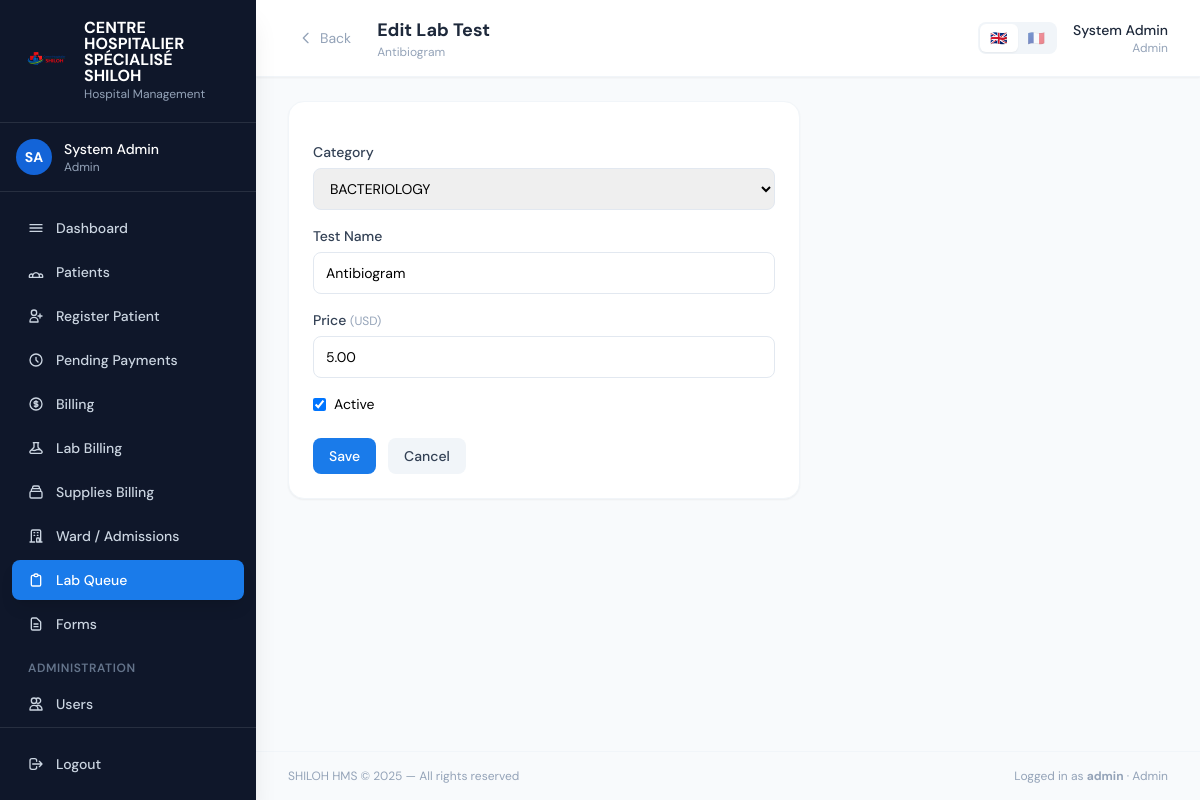
Page /laboratory/catalog/test/136/edit/ (signed in) on the committed database.
### core/models.py (models this page shows, shortened)
class HospitalSettings(models.Model):
    hospital_name = models.CharField(
        max_length=200, default='Hospital',
        help_text="Hospital name shown on receipts and the login page"
    )
    logo = models.ImageField(
        upload_to='hospital_logo/', null=True, blank=True,
        help_text="Logo shown on login page, receipts, and as favicon"
    )
    logo_size = models.CharField(
        max_length=10, choices=LogoSize.choices, default=LogoSize.MEDIUM,
        help_text="Display size of the logo on the login page and sidebar"
    )
    consultation_fee = models.DecimalField(
        max_digits=12, decimal_places=2, default=0,
        help_text="Standard consultation fee in CDF"
    )
    fixed_fee = models.DecimalField(
        max_digits=14, decimal_places=2, default=46136.71,
        help_text="Fixed administrative fee in CDF added to every bill"
    )
    currency = models.CharField(
        max_length=10, default='CDF',
        help_text="Primary currency code or symbol (e.g. CDF, RWF, KES)"
    )
    language = models.CharField(
        max_length=10,
        choices=[('en', 'English'), ('fr', 'Français')],
        default='en',
        help_text="System-wide display language for all users"
    )
    updated_at = models.DateTimeField(auto_now=True)
    updated_by = models.ForeignKey(
        'User', null=True, blank=True, on_delete=models.SET_NULL, related_name='settings_updated'
    )
    class Meta:
        verbose_name = "Hospital Settings"
    @classmethod
    def get(cls):
        obj, _ = cls.objects.get_or_create(pk=1)
        return obj

class User(AbstractUser):
    role = models.CharField(max_length=20, choices=Role.choices, default=Role.RECEPTIONIST)
    specialty = models.CharField(
        max_length=30, choices=Specialty.choices, blank=True, default='',
        help_text="Only applicable for doctors"
    )
    phone = models.CharField(max_length=20, blank=True)
    is_deleted = models.BooleanField(default=False)
    must_change_password = models.BooleanField(default=False)
    preferred_language = models.CharField(
        max_length=5, choices=Language.choices, blank=True, default='',
        help_text="If blank, the hospital's default system language is used."
    )
    created_by = models.ForeignKey(
        'self', null=True, blank=True, on_delete=models.SET_NULL, related_name='created_users'
    )

### laboratory/models.py (models this page shows, shortened)
class LabTest(models.Model):
    category = models.ForeignKey(LabTestCategory, on_delete=models.CASCADE, related_name='tests')
    name = models.CharField(max_length=200)
    default_price = models.DecimalField(max_digits=14, decimal_places=2, default=0)
    is_active = models.BooleanField(default=True)
    created_at = models.DateTimeField(auto_now_add=True)
    class Meta:
        ordering = ['category__order', 'category__name', 'name']
        unique_together = [('category', 'name')]

class LabTestCategory(models.Model):
    name = models.CharField(max_length=120, unique=True)
    order = models.PositiveIntegerField(default=0)
    is_active = models.BooleanField(default=True)
    created_at = models.DateTimeField(auto_now_add=True)
    class Meta:
        ordering = ['order', 'name']
        verbose_name_plural = 'Lab test categories'

### laboratory/views.py (the view, shortened to what this page needs)
# urls.py: path('catalog/test/<int:pk>/edit/', views.lab_test_edit, name='lab_test_edit'),
@admin_required
def lab_test_edit(request, pk):
    t = get_object_or_404(LabTest, pk=pk)
    return render(request, 'laboratory/lab_test_form.html', {'test': t, 'categories': LabTestCategory.objects.all()})

### templates/laboratory/lab_test_form.html (shortened to what this page needs)
{% extends 'base.html' %}
{% load i18n %}
{% block page_title %}Edit Lab Test{% endblock %}
{% block page_subtitle %}{{ test.name }}{% endblock %}
{% block content %}
<div class="max-w-lg">
<div class="card">
  <form method="post" class="space-y-4">
    <div>
      <label class="form-label">Category</label>
      <select name="category" class="form-input">
        {% for c in categories %}<option value="{{ c.pk }}" {% if c.pk == test.category_id %}selected{% endif %}>{{ c.name }}</option>{% endfor %}
      </select>
    </div>
    <div><label class="form-label">Test Name</label><input name="name" required value="{{ test.name }}" class="form-input" /></div>
    <div>
      <label class="form-label">Price <span class="text-xs font-normal text-slate-400">({{ currency }})</span></label>
      <input name="default_price" type="number" step="0.01" min="0" value="{{ test.default_price }}" class="form-input" placeholder="0.00" />
    </div>
    <label class="flex items-center gap-2 text-sm"><input type="checkbox" name="is_active" {% if test.is_active %}checked{% endif %} /> Active</label>
    <div class="flex gap-3 pt-2">
      <button class="btn-primary">Save</button>
      <a href="{% url 'lab_catalog' %}" class="btn-secondary">Cancel</a>
    </div>
  </form>
</div>
</div>
{% endblock %}

### templates/base.html (shortened to what this page needs)
{% load i18n %}<!DOCTYPE html>
<html lang="{{ request.LANGUAGE_CODE|default:'en' }}">
<head>
  <script src="https://cdn.tailwindcss.com"></script>
</head>
<body class="bg-slate-50 min-h-screen flex">
{% if user.is_authenticated %}
<aside class="w-64 h-screen bg-slate-900 flex flex-col fixed top-0 left-0 z-40 shadow-xl overflow-hidden">
  <div class="px-6 py-5 border-b border-white/10">
    <div class="flex items-center gap-3">
      {% if hospital_logo_url %}
      <img src="{{ hospital_logo_url }}" alt="{{ hospital_name }}"
           style="width:{{ logo_size_px }};height:{{ logo_size_px }};max-width:48px;max-height:48px"
           class="object-contain rounded-xl shrink-0" />
      {% endif %}
      <div>
        <div class="text-white font-bold text-base leading-none">{{ hospital_name|upper }}</div>
        <div class="text-slate-400 text-xs mt-0.5">{% trans "Hospital Management" %}</div>
      </div>
    </div>
  </div>
  <div class="px-4 py-4 border-b border-white/10">
    <div class="flex items-center gap-3">
      <div class="w-9 h-9 bg-brand-700 rounded-full flex items-center justify-center text-white text-sm font-bold">
        {{ user.first_name|first|upper }}{{ user.last_name|first|upper }}
      </div>
      <div class="flex-1 min-w-0">
        <div class="text-white text-sm font-medium truncate">{{ user.get_full_name }}</div>
        <div class="text-slate-400 text-xs capitalize">{{ user.get_role_display }}</div>
      </div>
    </div>
  </div>
  <nav class="flex-1 px-3 py-4 space-y-1 overflow-y-auto">
    <a href="{% url 'dashboard' %}" class="sidebar-link {% if request.resolver_match.url_name == 'dashboard' %}active{% endif %}">
      <svg class="w-4 h-4" fill="none" viewBox="0 0 24 24" stroke="currentColor"><path stroke-linecap="round" stroke-linejoin="round" stroke-width="2" d="M3 7h18M3 12h18M3 17h18"/></svg>
      {% trans "Dashboard" %}
    </a>
    {% if user.role != 'accountant' and user.role != 'lab_technician' %}
    <a href="{% url 'patient_list' %}" class="sidebar-link {% if 'patient' in request.resolver_match.url_name %}active{% endif %}">
      {% trans "Patients" %}
    </a>
    {% endif %}
    {% if user.role == 'receptionist' or user.role == 'admin' %}
    <a href="{% url 'patient_register' %}" class="sidebar-link {% if request.resolver_match.url_name == 'patient_register' %}active{% endif %}">
      <svg class="w-4 h-4" fill="none" viewBox="0 0 24 24" stroke="currentColor"><path stroke-linecap="round" stroke-linejoin="round" stroke-width="2" d="M18 9v3m0 0v3m0-3h3m-3 0h-3m-2-5a4 4 0 11-8 0 4 4 0 018 0zM3 20a6 6 0 0112 0v1H3v-1z"/></svg>
      {% trans "Register Patient" %}
    </a>
    {% endif %}
    {% if user.role == 'accountant' or user.role == 'admin' %}
    <a href="{% url 'pending_billing_list' %}" class="sidebar-link {% if 'pending_billing' in request.resolver_match.url_name %}active{% endif %}">
      <svg class="w-4 h-4" fill="none" viewBox="0 0 24 24" stroke="currentColor"><path stroke-linecap="round" stroke-linejoin="round" stroke-width="2" d="M12 8v4l3 3m6-3a9 9 0 11-18 0 9 9 0 0118 0z"/></svg>
      {% trans "Pending Payments" %}
    </a>
    <a href="{% url 'billing_dashboard' %}" class="sidebar-link {% if 'billing_dashboard' == request.resolver_match.url_name or 'payment' in request.resolver_match.url_name %}active{% endif %}">
      {% trans "Billing" %}
    </a>
    <a href="{% url 'lab_billing_list' %}" class="sidebar-link {% if 'lab_billing' in request.resolver_match.url_name or 'lab_payment' in request.resolver_match.url_name %}active{% endif %}">
      {% trans "Lab Billing" %}
    </a>
    <a href="{% url 'supplies_billing_list' %}" class="sidebar-link {% if 'supplies_billing' in request.resolver_match.url_name %}active{% endif %}">
      <svg class="w-4 h-4" fill="none" viewBox="0 0 24 24" stroke="currentColor"><path stroke-linecap="round" stroke-linejoin="round" stroke-width="2" d="M19 11H5m14 0a2 2 0 012 2v6a2 2 0 01-2 2H5a2 2 0 01-2-2v-6a2 2 0 012-2m14 0V9a2 2 0 00-2-2M5 11V9a2 2 0 012-2m0 0V5a2 2 0 012-2h6a2 2 0 012 2v2M7 7h10"/></svg>
      {% trans "Supplies Billing" %}
    </a>
    {% endif %}
    {% if user.role == 'nurse' or user.role == 'admin' %}
    <a href="{% url 'admission_list' %}" class="sidebar-link {% if 'admission' in request.resolver_match.url_name %}active{% endif %}">
      <svg class="w-4 h-4" fill="none" viewBox="0 0 24 24" stroke="currentColor"><path stroke-linecap="round" stroke-linejoin="round" stroke-width="2" d="M19 21V5a2 2 0 00-2-2H7a2 2 0 00-2 2v16m14 0h2m-2 0h-5m-9 0H3m2 0h5M9 7h1m-1 4h1m4-4h1m-1 4h1m-2 10v-5a1 1 0 011-1h2a1 1 0 011 1v5m-4 0h4"/></svg>
      {% trans "Ward / Admissions" %}
    </a>
    {% endif %}
    {% if user.role == 'lab_technician' or user.role == 'admin' %}
    <a href="{% url 'lab_queue' %}" class="sidebar-link {% if 'lab' in request.resolver_match.url_name %}active{% endif %}">
      <svg class="w-4 h-4" fill="none" viewBox="0 0 24 24" stroke="currentColor"><path stroke-linecap="round" stroke-linejoin="round" stroke-width="2" d="M9 5H7a2 2 0 00-2 2v12a2 2 0 002 2h10a2 2 0 002-2V7a2 2 0 00-2-2h-2M9 5a2 2 0 002 2h2a2 2 0 002-2M9 5a2 2 0 012-2h2a2 2 0 012 2"/></svg>
      {% trans "Lab Queue" %}
    </a>
    {% endif %}
    <a href="{% url 'forms_library' %}" class="sidebar-link {% if 'forms' in request.resolver_match.url_name %}active{% endif %}">
      <svg class="w-4 h-4" fill="none" viewBox="0 0 24 24" stroke="currentColor"><path stroke-linecap="round" stroke-linejoin="round" stroke-width="2" d="M9 12h6m-6 4h6m2 5H7a2 2 0 01-2-2V5a2 2 0 012-2h5.586a1 1 0 01.707.293l5.414 5.414a1 1 0 01.293.707V19a2 2 0 01-2 2z"/></svg>
      {% trans "Forms" %}
    </a>
    {% if user.role == 'admin' %}
    <div class="pt-3 pb-1 px-4 text-xs font-semibold text-slate-500 uppercase tracking-wider">{% trans "Administration" %}</div>
    <a href="{% url 'user_list' %}" class="sidebar-link {% if 'user' in request.resolver_match.url_name %}active{% endif %}">
      <svg class="w-4 h-4" fill="none" viewBox="0 0 24 24" stroke="currentColor"><path stroke-linecap="round" stroke-linejoin="round" stroke-width="2" d="M12 4.354a4 4 0 110 5.292M15 21H3v-1a6 6 0 0112 0v1zm0 0h6v-1a6 6 0 00-9-5.197M13 7a4 4 0 11-8 0 4 4 0 018 0z"/></svg>
      {% trans "Users" %}
    </a>
    {% endif %}
  </nav>
  <div class="px-3 py-4 border-t border-white/10">
    <a href="{% url 'logout' %}" class="sidebar-link text-red-400 hover:bg-red-500/10 hover:text-red-300">
      <svg class="w-4 h-4" fill="none" viewBox="0 0 24 24" stroke="currentColor"><path stroke-linecap="round" stroke-linejoin="round" stroke-width="2" d="M17 16l4-4m0 0l-4-4m4 4H7m6 4v1a3 3 0 01-3 3H6a3 3 0 01-3-3V7a3 3 0 013-3h4a3 3 0 013 3v1"/></svg>
      {% trans "Logout" %}
    </a>
  </div>
</aside>
<div class="ml-64 flex-1 flex flex-col min-h-screen">
  <header class="bg-white border-b border-slate-100 px-8 py-4 flex items-center justify-between sticky top-0 z-30 shadow-sm">
    <div class="flex items-center gap-4">
      <button onclick="history.back()"
              class="flex items-center gap-1.5 text-slate-400 hover:text-slate-700 hover:bg-slate-100 px-2.5 py-1.5 rounded-lg transition-colors text-sm"
              title="Go back">
        <svg class="w-4 h-4" fill="none" viewBox="0 0 24 24" stroke="currentColor"><path stroke-linecap="round" stroke-linejoin="round" stroke-width="2" d="M15 19l-7-7 7-7"/></svg>
        {% trans "Back" %}
      </button>
      <div>
        <h1 class="text-lg font-bold text-slate-800">{% block page_title %}Dashboard{% endblock %}</h1>
        <p class="text-xs text-slate-400">{% block page_subtitle %}{% endblock %}</p>
      </div>
    </div>
    <div class="flex items-center gap-4">
      <form method="post" action="{% url 'set_my_language' %}" class="flex items-center bg-slate-100 rounded-lg p-0.5">
        <button type="submit" name="language" value="en" title="English"
                class="px-2.5 py-1 rounded-md text-sm transition-colors {% if user.preferred_language == 'en' or not user.preferred_language %}bg-white shadow-sm{% else %}opacity-50 hover:opacity-80{% endif %}">
          🇬🇧
        </button>
        <button type="submit" name="language" value="fr" title="Français"
                class="px-2.5 py-1 rounded-md text-sm transition-colors {% if user.preferred_language == 'fr' %}bg-white shadow-sm{% else %}opacity-50 hover:opacity-80{% endif %}">
          🇫🇷
        </button>
      </form>
      <a href="{% url 'my_profile' %}" class="text-right hover:opacity-70 transition-opacity">
        <div class="text-sm font-medium text-slate-800">{{ user.get_full_name }}</div>
        <div class="text-xs text-slate-400 capitalize">{{ user.get_role_display }}</div>
      </a>
    </div>
  </header>
  <main class="flex-1 px-8 py-6">
{% else %}
<div class="flex-1">
{% endif %}
{% block content %}{% endblock %}
{% if user.is_authenticated %}
  </main>
  <footer class="px-8 py-4 border-t border-slate-100 text-xs text-slate-400 flex justify-between">
    <span>SHILOH HMS &copy; 2025 — {% trans "All rights reserved" %}</span>
    <span>{% trans "Logged in as" %} <strong>{{ user.username }}</strong> · <span class="capitalize">{{ user.get_role_display }}</span></span>
  </footer>
</div>
{% else %}
</div>
{% endif %}
</body>
</html>

### templates/base.html (style rules this page uses)
body { font-family: 'DM Sans', sans-serif; }
.sidebar-link { @apply flex items-center gap-3 px-4 py-2.5 rounded-lg text-slate-300 hover:bg-white/10 hover:text-white transition-all text-sm font-medium; }
.sidebar-link.active { @apply bg-brand-600 text-white shadow-lg; }
.card { @apply bg-white rounded-2xl shadow-sm border border-slate-100 p-6; }
.btn-primary { @apply inline-flex items-center gap-2 bg-brand-600 hover:bg-brand-700 text-white px-4 py-2 rounded-lg text-sm font-medium transition-colors; }
.btn-secondary { @apply inline-flex items-center gap-2 bg-slate-100 hover:bg-slate-200 text-slate-700 px-4 py-2 rounded-lg text-sm font-medium transition-colors; }
.form-input { @apply w-full border border-slate-200 rounded-lg px-3 py-2.5 text-sm focus:outline-none focus:ring-2 focus:ring-brand-500 focus:border-transparent transition-all; }
.form-label { @apply block text-sm font-medium text-slate-700 mb-1.5; }

### rows in the picture
HospitalSettings: hospital_name "CENTRE HOSPITALIER SPÉCIALISÉ SHILOH", currency "USD"
User: first_name|first "S", last_name|first "A", get_full_name "System Admin", role "Admin", username "admin"
LabTest: name "Antibiogram", category "BACTERIOLOGY", default_price "5.00", is_active "☑"
